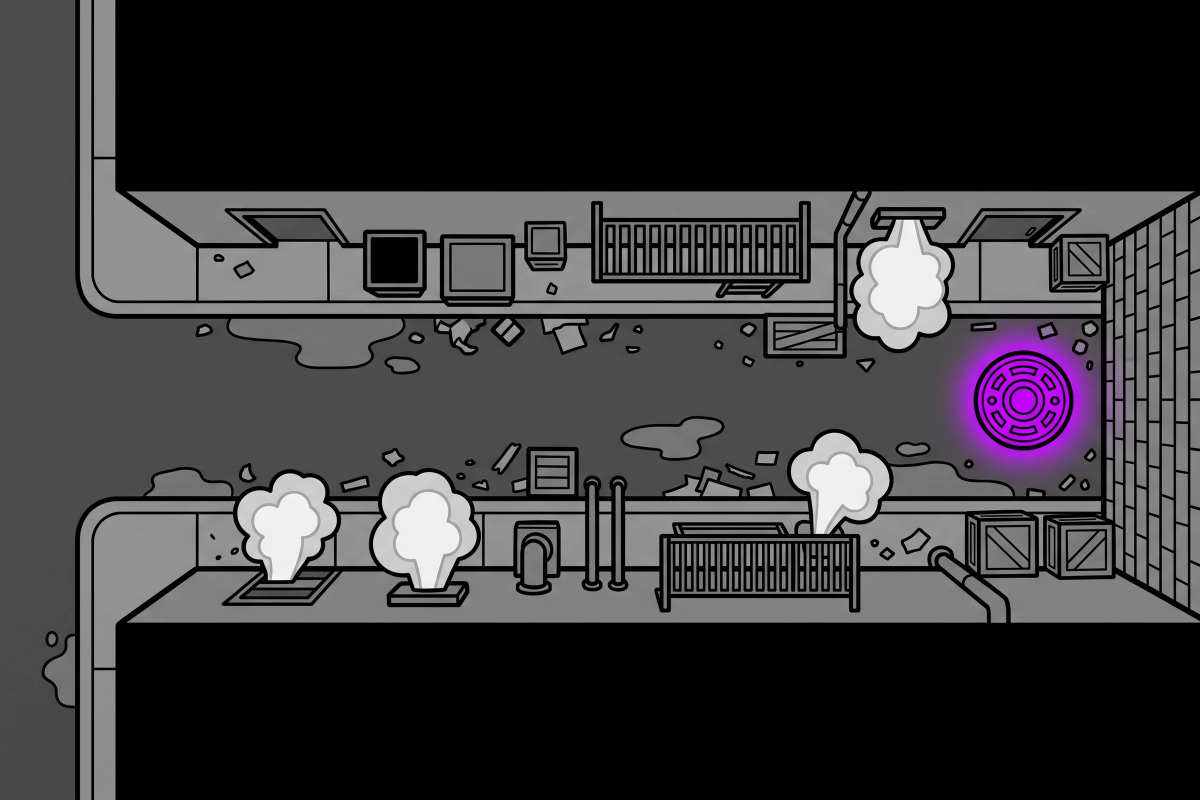
#> input picture modules/sombraneon-compendium/assets/mapas/maps/m002-beco-sem-saida.webp, 2400 x 1600 px (shown at 1/2 size)
$ python -i detectar_paredes.py   (imports and definitions only)
#> lines starting #> are read from the running program, lines starting #| are printed output that depends on the picture; after the words box and inside, x2 and y2 are one past the last pixel; in counts of white or black regions, pixels touching at a corner belong together
#!/usr/bin/env python3
"""FASE 2 (opcional, experimental): detecta paredes pelas faixas pretas grossas do mapa.

Entrada: mapas/<arquivo>.webp (ja na escala final, 100 px por casa)
Saida:   paredes/<id>.json   segmentos [x1, y1, x2, y2] em pixels da cena
         revisao/paredes-<id>.png   sobreposicao em magenta para conferir a olho

Requisitos: pip install numpy opencv-python-headless scikit-image pillow

Uso: python3 scripts/detectar_paredes.py m001 [--espessura-min 0.18] [--tolerancia 0.12]
Portas e janelas NAO sao detectadas: o Mestre ou o Claude Code as marca depois, conferindo a imagem.

Opcoes acrescentadas (o padrao reproduz o comportamento original):
  --limiar-preto N   brilho (0 a 255) abaixo do qual um pixel conta como preto. Padrao 48. Em mapas escuros,
                     onde o asfalto ou o piso tambem e cinza muito escuro, use 20 a 28 para separar so o preto puro.
  --massas           massas pretas grandes (predios, blocos de paredes, mar) viram contorno em vez de esqueleto:
                     o esqueleto de um bloco largo e uma linha no meio dele, nao a parede.
"""
import argparse
import json
import pathlib
import sys

import cv2
import numpy as np
from PIL import Image
from skimage.morphology import skeletonize

VIZ = [(-1, -1), (-1, 0), (-1, 1), (0, -1), (0, 1), (1, -1), (1, 0), (1, 1)]


def tracar(sk):
    """Converte um esqueleto binario em caminhos (listas de (x, y)). Nos: pontos com grau diferente de 2."""
    h, w = sk.shape
    pts = set(zip(*np.nonzero(sk)))  # (y, x)

    def vizinhos(p):
        y, x = p
        return [(y + dy, x + dx) for dy, dx in VIZ if (y + dy, x + dx) in pts]

    grau = {p: len(vizinhos(p)) for p in pts}
    nos = {p for p, g in grau.items() if g != 2}
    visitado_aresta = set()
    caminhos = []

    def andar(inicio, prox):
        cam = [inicio, prox]
        visitado_aresta.add((inicio, prox))
        visitado_aresta.add((prox, inicio))
        atual, anterior = prox, inicio
        while atual not in nos:
            candidatos = [v for v in vizinhos(atual) if v != anterior and (atual, v) not in visitado_aresta]
            if not candidatos:
                break
            nxt = candidatos[0]
            visitado_aresta.add((atual, nxt))
            visitado_aresta.add((nxt, atual))
            cam.append(nxt)
            anterior, atual = atual, nxt
            if atual == inicio:
                break
        return cam

    for n in nos:
        for v in vizinhos(n):
            if (n, v) not in visitado_aresta:
                caminhos.append(andar(n, v))
    for p in pts:  # lacos fechados sem nos
        if grau[p] == 2:
            for v in vizinhos(p):
                if (p, v) not in visitado_aresta:
                    caminhos.append(andar(p, v))
    return [[(x, y) for (y, x) in c] for c in caminhos if len(c) >= 2]


def ponto_em_segmento(p, a, b):
    ax, ay, bx, by = a[0], a[1], b[0], b[1]
    dx, dy = bx - ax, by - ay
    d2 = dx * dx + dy * dy
    if d2 == 0:
        return (ax, ay), float(np.hypot(p[0] - ax, p[1] - ay))
    t = max(0.0, min(1.0, ((p[0] - ax) * dx + (p[1] - ay) * dy) / d2))
    q = (ax + t * dx, ay + t * dy)
    return q, float(np.hypot(p[0] - q[0], p[1] - q[1]))


def fechar_pontas(segs, tol):
    """Puxa pontas soltas para o segmento mais proximo dentro de tol (fecha frestas em T e cantos)."""
    from collections import Counter
    cont = Counter()
    for s in segs:
        cont[(round(s[0]), round(s[1]))] += 1
        cont[(round(s[2]), round(s[3]))] += 1
    novos = [list(map(float, s)) for s in segs]
    for i, s in enumerate(novos):
        for k in (0, 2):
            p = (s[k], s[k + 1])
            if cont[(round(p[0]), round(p[1]))] > 1:
                continue
            melhor, dmin = None, tol
            for j, o in enumerate(novos):
                if i == j:
                    continue
                q, d = ponto_em_segmento(p, (o[0], o[1]), (o[2], o[3]))
                if d < dmin:
                    melhor, dmin = q, d
            if melhor is not None:
                s[k], s[k + 1] = melhor
    return novos


def tirar_pequenos(mascara, area_min):
    n, rot, st, _ = cv2.connectedComponentsWithStats(mascara, connectivity=8)
    for i in range(1, n):
        if st[i, cv2.CC_STAT_AREA] < area_min:
            mascara[rot == i] = 0
    return mascara


def detectar(img_rgb, esp_min=0.18, tol=0.12, escala=0.5, limiar=48, massas=False):
#> called with esp_min = 0.18, tol = 0.12, escala = 0.5, limiar = 48, massas = False
    h0, w0 = img_rgb.shape[:2]
#> h0 = 1600; w0 = 2400
    pequena = cv2.resize(img_rgb, (round(w0 * escala), round(h0 * escala)), interpolation=cv2.INTER_AREA)
    v = pequena.max(axis=2)
    preto = (v < limiar).astype(np.uint8)
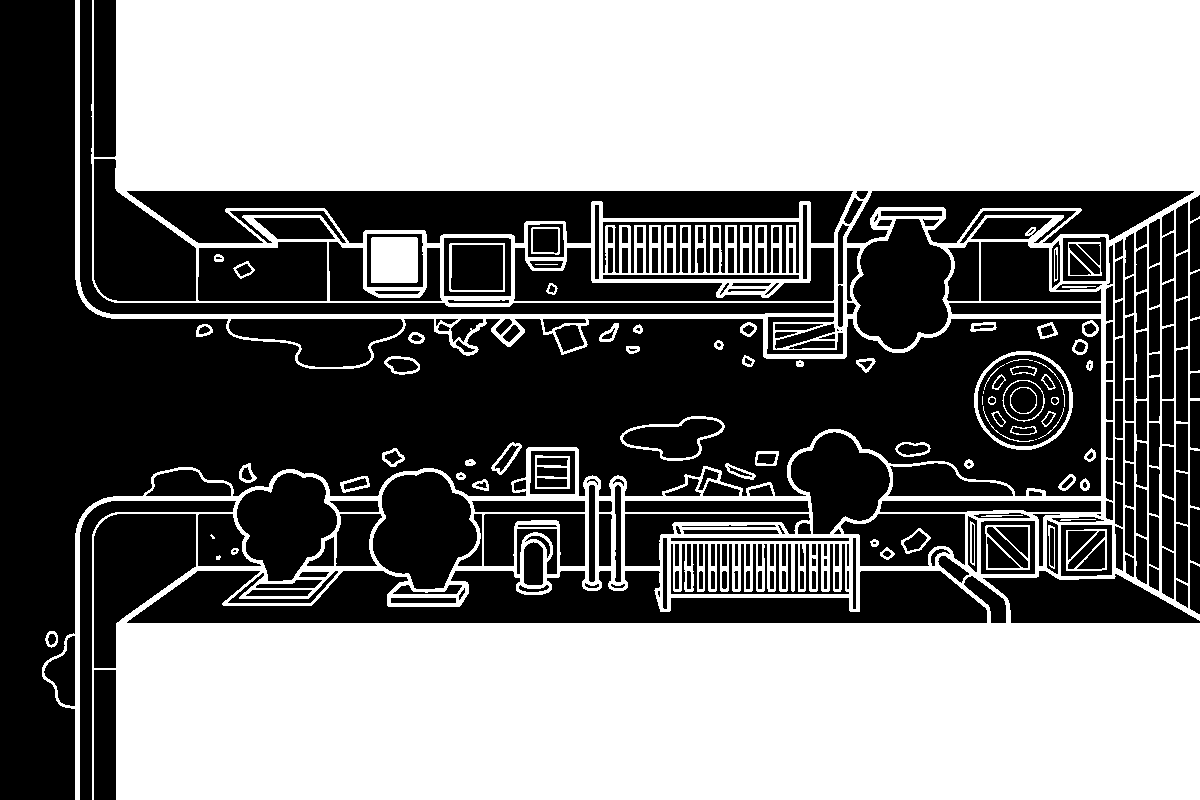
#> preto: shape (800, 1200); values 0 (black) and 1 (white), 50.6% white; 320 black regions (18 under 20 px), largest, box (x1, y1, x2, y2) and area: (0, 0, 1101, 800) 191055, (127, 571, 987, 623) 29092, (127, 191, 853, 243) 23691
    k = max(3, int(round(esp_min * 100 * escala)) | 1)
    nucleo = cv2.getStructuringElement(cv2.MORPH_ELLIPSE, (k, k))
    grosso = cv2.morphologyEx(preto, cv2.MORPH_OPEN, nucleo)
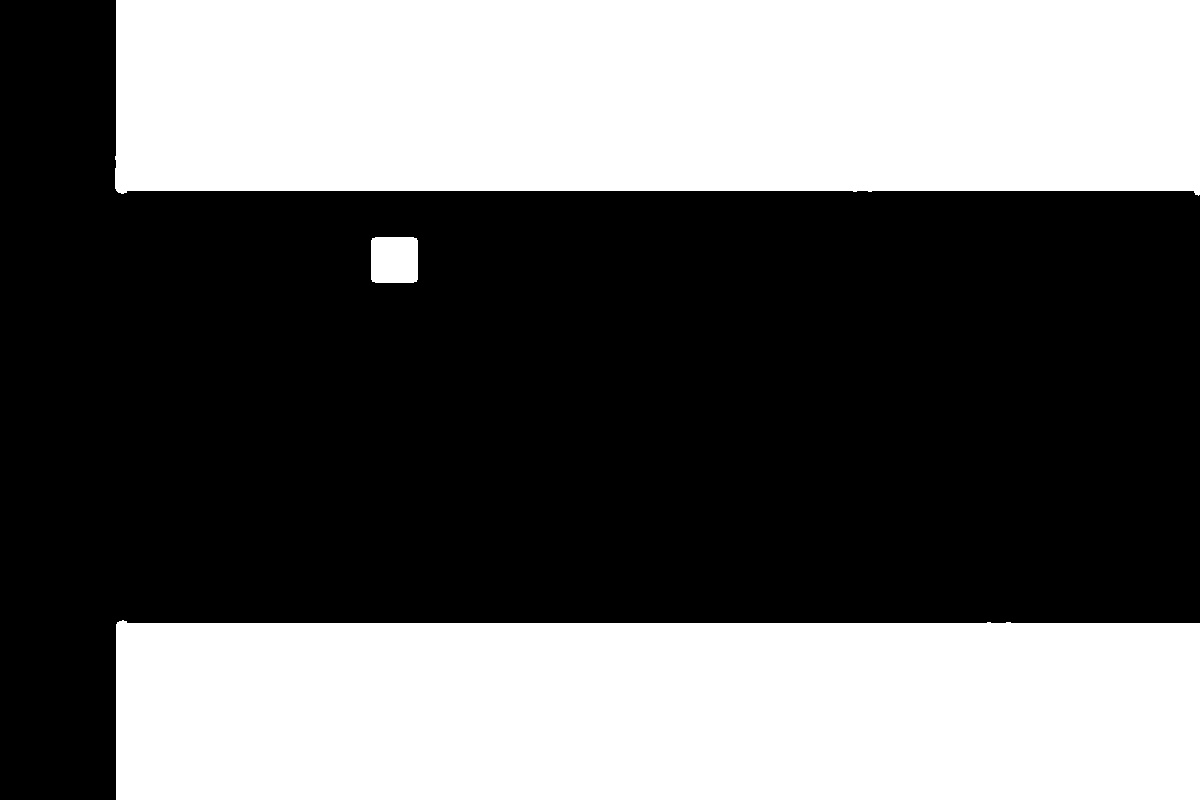
#> grosso: shape (800, 1200); values 0 (black) and 1 (white), 41.8% white; 3 white regions, box (x1, y1, x2, y2) and area: (115, 0, 1200, 196) 207122, (116, 620, 1200, 800) 191896, (371, 237, 418, 283) 2138
    grosso = cv2.morphologyEx(grosso, cv2.MORPH_CLOSE, nucleo)
#> grosso: shape (800, 1200); values 0 (black) and 1 (white), 41.8% white; 3 white regions, box (x1, y1, x2, y2) and area: (115, 0, 1200, 196) 207128, (116, 620, 1200, 800) 191899, (371, 237, 418, 283) 2138
    area_min = 0.25 * (100 * escala) ** 2
    grosso = tirar_pequenos(grosso, area_min)
#> in tirar_pequenos, `n, rot, st, _ = cv2.connectedComponentsWithStats(mascara, connectivity..`:
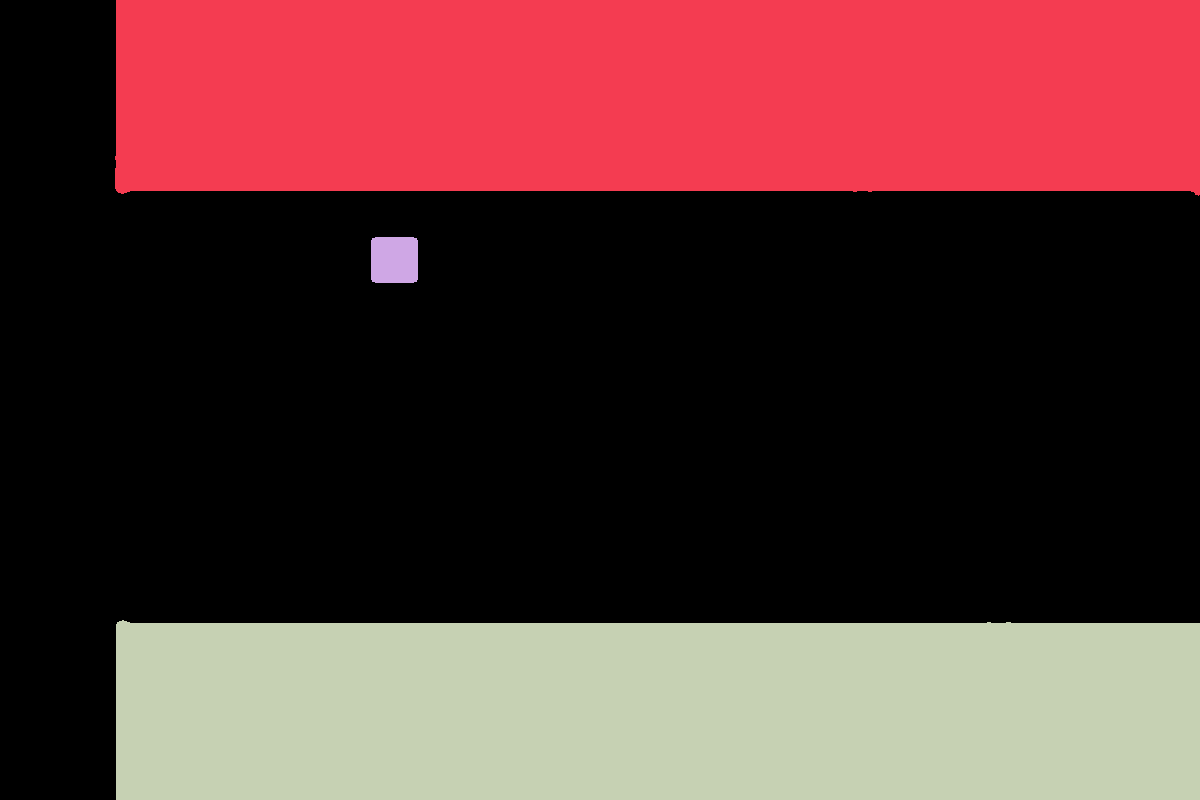
#> rot: shape (800, 1200) int32; 4 distinct labels, from 0 to 3; one colour per label, 0 black
#> in tirar_pequenos, `n, rot, st, _ = cv2.connectedComponentsWithStats(mascara, connectivity..`: n = 4; st = [[0, 0, 1200, 800, 558835], [115, 0, 1085, 196, 207128], [371, 237, 47, 46, 2138], [116, 620, 1084, 180, 191899]]
    eps = tol * 100 * escala
    segs = []
    paraesqueleto = grosso
    if massas:
        # massa = parte do preto mais larga que ~1,1 casa; o que sobra (faixas finas) segue para o esqueleto
        k2 = int(round(1.1 * 100 * escala)) | 1
        nucleo2 = cv2.getStructuringElement(cv2.MORPH_ELLIPSE, (k2, k2))
        miolo = cv2.morphologyEx(grosso, cv2.MORPH_OPEN, nucleo2)
        massa = cv2.dilate(miolo, nucleo2) & grosso
        paraesqueleto = tirar_pequenos((grosso & (1 - massa)).astype(np.uint8), area_min)
        # blocos compactos (pilares, colunas, caixas pretas de ate ~1,6 casa) tambem viram contorno: o esqueleto deles e um ponto
        n, rot, st, _ = cv2.connectedComponentsWithStats(paraesqueleto, connectivity=8)
        lado = 1.6 * 100 * escala
        for i in range(1, n):
            if st[i, cv2.CC_STAT_WIDTH] <= lado and st[i, cv2.CC_STAT_HEIGHT] <= lado:
                massa[rot == i] = 1
                paraesqueleto[rot == i] = 0
        cnts, _ = cv2.findContours(massa.astype(np.uint8), cv2.RETR_LIST, cv2.CHAIN_APPROX_NONE)
        for c in cnts:
            if len(c) < 8:
                continue
            ap = cv2.approxPolyDP(c, eps, True).reshape(-1, 2)
            for a, b in zip(ap, np.roll(ap, -1, axis=0)):
                if np.hypot(*(b - a)) >= 0.12 * 100 * escala:
                    segs.append([a[0], a[1], b[0], b[1]])
    sk = skeletonize(paraesqueleto.astype(bool))
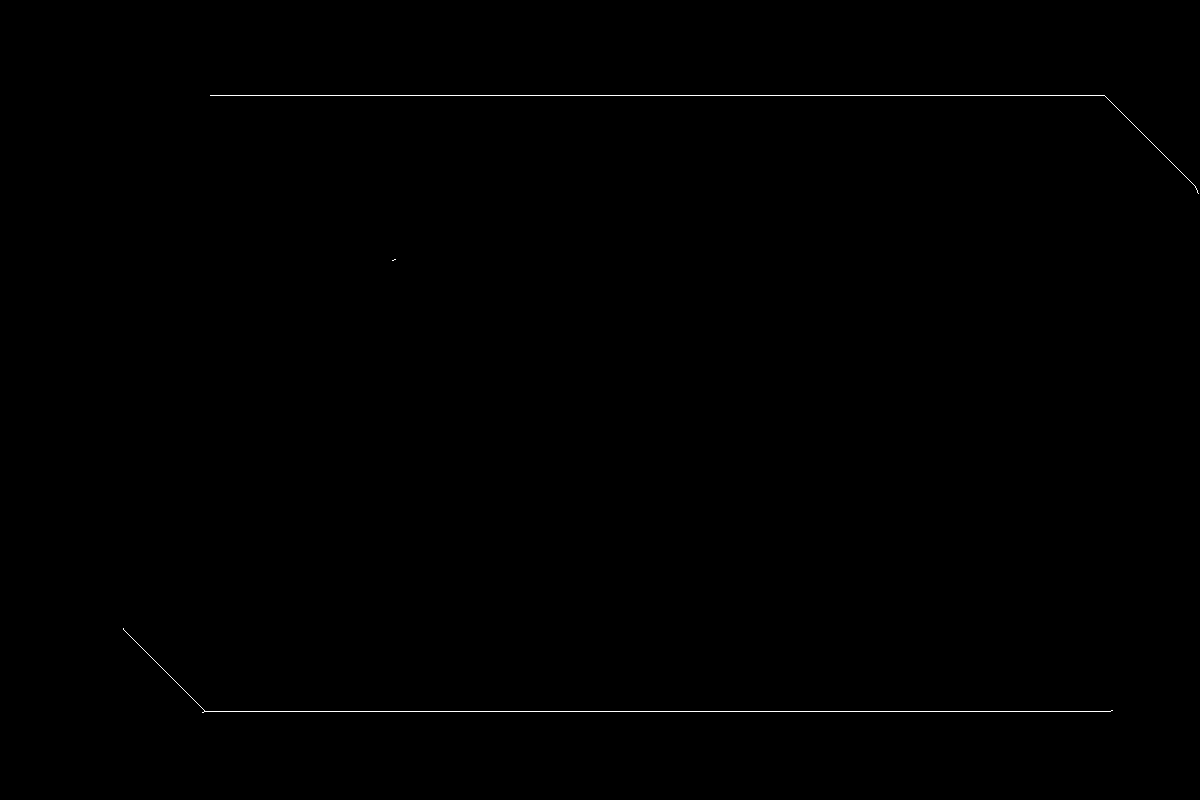
#> sk: shape (800, 1200) bool; 0.21% white in thin lines or dots, all inside (x1, y1, x2, y2) = (123, 95, 1199, 713)
    caminhos = tracar(sk)
#> in tracar, `pts = set(zip(*np.nonzero(sk)))`: pts = 1991 items
#> in tracar, `nos = {p for p, g in grau.items() if g != 2}`: nos = 10 items
#> the loop in tracar, `for n in nos:` made 10 passes
#> n on passes 2 to 10: (95, 210), (628, 123), (712, 202), (259, 395), (260, 392), (710, 204), (711, 205), (193, 1198), (711, 204)
#> the loop in tracar, `for p in pts:` made 1991 passes
#> p on passes 1 to 3: (95, 795), (711, 1027), (95, 386)
    for c in caminhos:
        arr = np.array(c, dtype=np.int32).reshape(-1, 1, 2)
        ap = cv2.approxPolyDP(arr, eps, False).reshape(-1, 2)
        for a, b in zip(ap[:-1], ap[1:]):
            if np.hypot(*(b - a)) >= 0.12 * 100 * escala:
                segs.append([a[0], a[1], b[0], b[1]])
#> this loop made 8 passes
#> c on passes 4 to 8: [(202, 712), (203, 712), (204, 711)], [(395, 259), (394, 259), (393, 260), (392, 260)], [(204, 710), (204, 711)], [(204, 710), (205, 711)], [(205, 711), (204, 711)]
    segs = fechar_pontas(segs, 0.6 * 100 * escala)
#> the loop in fechar_pontas, `for s in segs:` made 4 passes
#> s on passes 1 to 4: [1112, 710, 205, 711], [210, 95, 1104, 95], [1104, 95, 1198, 193], [123, 628, 204, 710]
#> the loop in fechar_pontas, `for i, s in enumerate(novos):` made 4 passes
    segs = [[round(v / escala) for v in s] for s in segs]
    segs = [s for s in segs if (s[0], s[1]) != (s[2], s[3])]
    cobertura = float(grosso.sum() / max(1, preto.sum()))
    return segs, cobertura


# [45 lines left out: functions sobrepor, main, not called in this run]


# [2 lines not run here, left out]

>>> import cv2
>>> picture = cv2.cvtColor(cv2.imread('../../modules/sombraneon-compendium/assets/mapas/maps/m002-beco-sem-saida.webp'), cv2.COLOR_BGR2RGB)
>>> result = detectar(picture)
